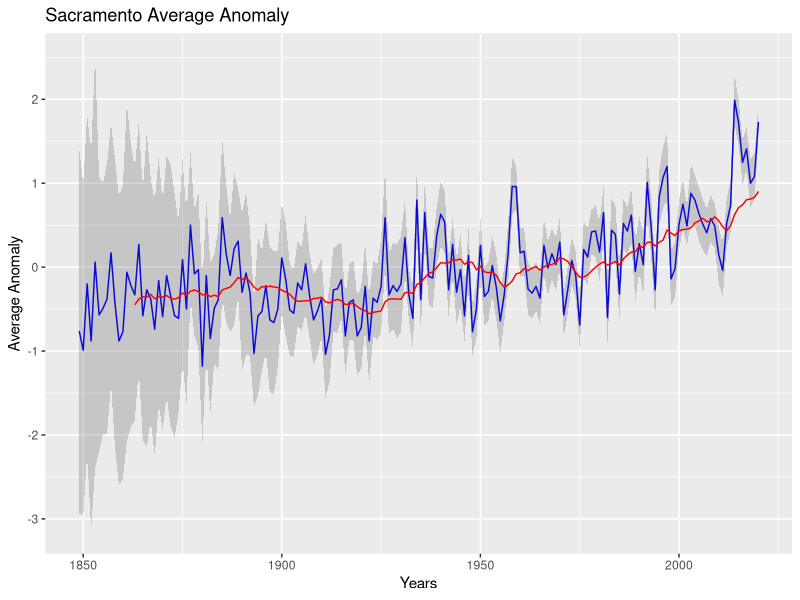
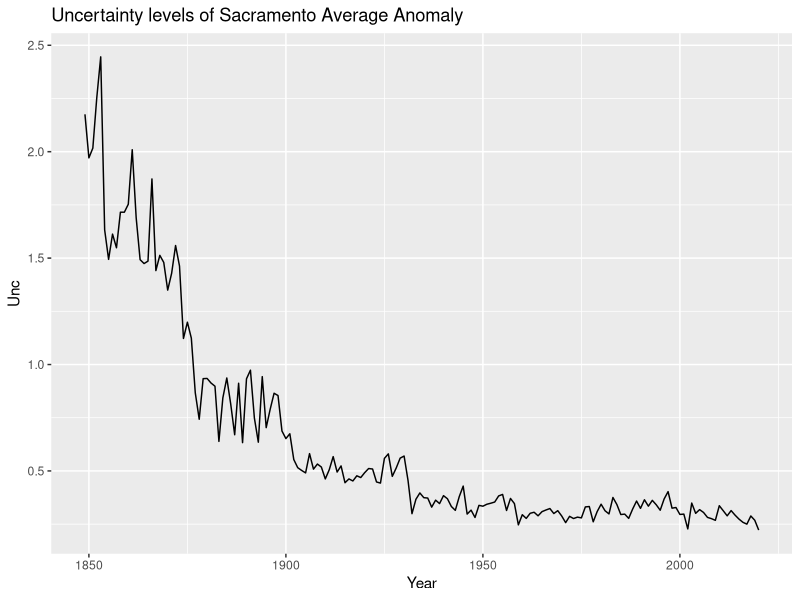
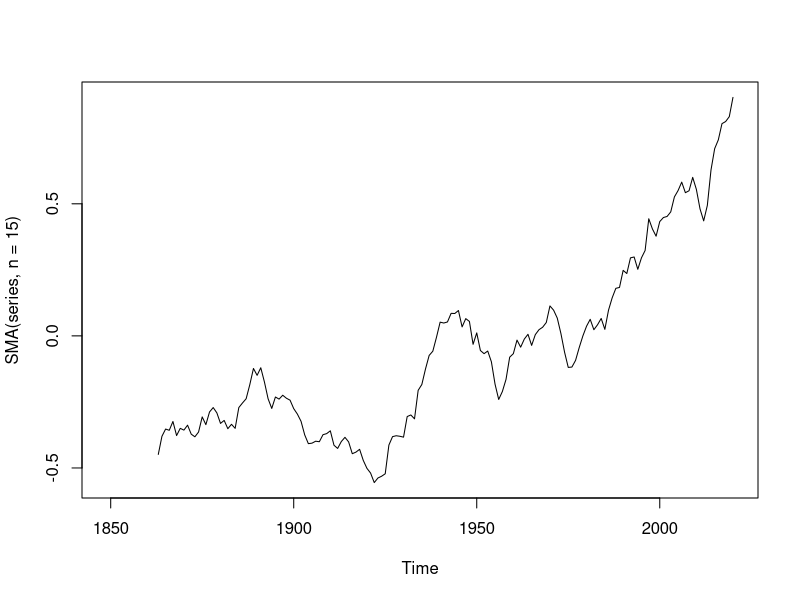

The R script that drew these images, in order: (Note: this script raises an error after producing the figures.)
## ---- chunk 1
knitr::opts_chunk$set(echo = TRUE)
library(dplyr)
library(tidyverse)
library(ggplot2)
library(sf)
library(TTR)
## ---- chunk 2
dat = read_csv("Sacramento Average Anomaly.csv")
## ---- chunk 3
test = ts(dat$MAA, start = dat$Year[1], frequency = 1)
MA = SMA(dat$MAA, n = 15)
## ---- chunk 4
ggplot(dat, mapping = aes(x = Year, y = MAA)) + 
  geom_line(color = "blue") + 
  geom_ribbon(aes(x = Year, y = MAA, ymin = dat$MAA - dat$Unc, ymax = dat$MAA + dat$Unc), alpha = 0.2) + 
  labs(title = "Sacramento Average Anomaly", x = "Years", y = "Average Anomaly") + 
  geom_line(aes(y = MA), color = "red")
## ---- chunk 5
ggplot(dat, aes(x = Year, y = Unc)) + geom_line() + labs(title = "Uncertainty levels of Sacramento Average Anomaly")
## ---- chunk 6
series = ts(dat$MAA, start = dat$Year[1])

plot(SMA(series, n = 15))
## ---- chunk 7
full = ts(full$Anomaly, frequency = 12)
## ---- chunk 8
plot(decompose(full))
